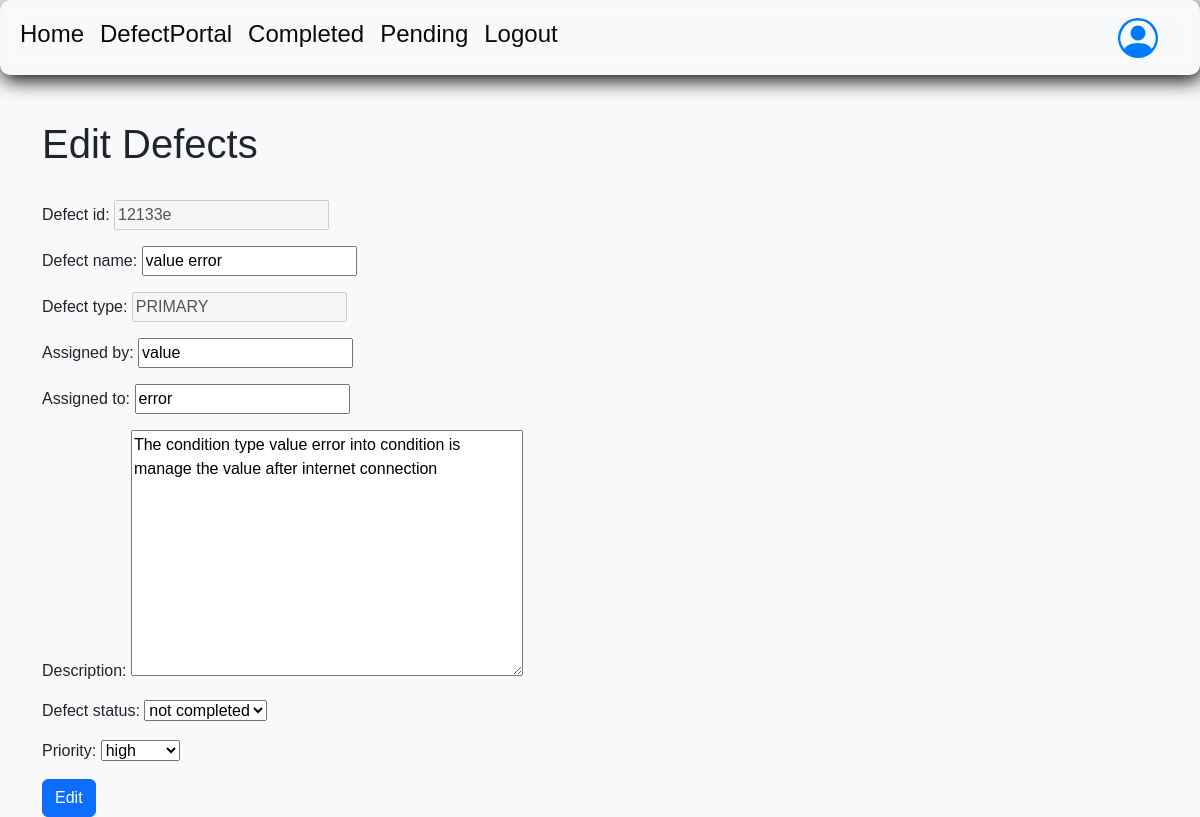
The page /defects/edit/6/ (signed in) on the database its author committed.
### DefectsPortal/models.py (models this page shows, shortened)
class Defect(models.Model):
    defect_id = models.CharField(max_length=100)
    defect_name = models.CharField(max_length=100)
    defect_type = models.CharField(max_length=100, choices=DEFECTS_TYPES, default='PRIMARY')
    assigned_by = models.CharField(max_length=100)
    assigned_to = models.CharField(max_length=100)
    description = models.TextField()
    defect_status = models.CharField(max_length=100, choices=DEFECTS_STATUS, default='NOT COMPLETED')
    priority = models.CharField(max_length=100, choices=DEFECTS_PRIORITY, default='HIGH')

### DefectsPortal/views.py (the view)
# urls.py: path('edit/<int:id>/', views.update_defects, name='edit'),  # Updated URL pattern
@login_required(login_url='login')
def update_defects(request, id=0):
    defect = Defect.objects.get(id=id)
    form = Defect_Edit_Form(instance=defect)
    if request.method == 'POST':
        form = Defect_Edit_Form(request.POST, instance=defect)
        if form.is_valid():
            form.save()
            return redirect('defect')
    return render(request, 'defects/edit_defects.html', {'form': form})

### DefectsPortal/forms.py
class Defect_Edit_Form(forms.ModelForm):
    defect_id = forms.CharField(max_length=100,disabled=True)
    defect_type = forms.CharField(disabled=True)
    class Meta:
        model = Defect
        fields = "__all__"

### templates/defects/edit_defects.html (shortened to what this page needs)
{% extends "defects/defect.html" %}
{% block contents %}
<div class="container">
    <div class="jumbotron">
        <h1>Edit Defects</h1>
        <br>
        <form method="POST">
            <div class="form-group">
                {{ form.as_p }}
                <button type="submit" class="btn btn-primary">Edit</button>
            </div>
        </form>
    </div>
</div>
{% endblock contents %}

### templates/defects/defect.html (style rules this page uses)
body { font-family: Arial, sans-serif; background-color: #f8f9fa; margin: 0; padding: 0; }
.container { margin-top: 120px; }

### rows shown on the page
Defect: defect_id "12133e", defect_name "value error", defect_type "PRIMARY", assigned_by "value", assigned_to "error", description "The condition type value error into condition is manage the value after internet connection", defect_status "not completed", priority "high"
